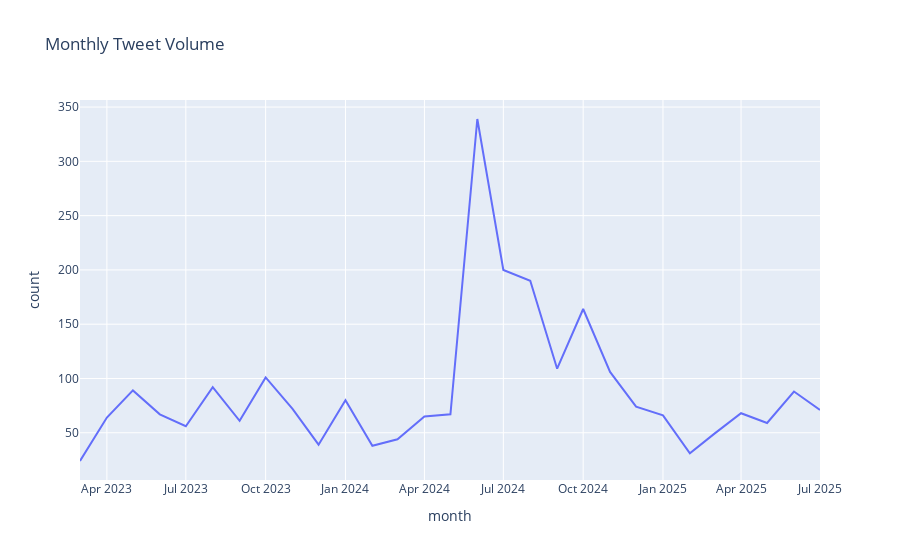

Notebook source saved alongside this figure:
### Code cell
import plotly.express as px
fig = px.line(monthly_counts, x='month', y='count', title='Monthly Tweet Volume')
fig.show()

### Figure 1 — Plotly figure (JSON) as saved in the notebook; plotly's stock layout.template omitted (floating-point values rounded to 4 significant figures)
{"data": [{"hovertemplate": "month=%{x}<br>count=%{y}<extra></extra>", "legendgroup": "", "line": {"color": "#636efa", "dash": "solid"}, "mode": "lines", "name": "", "orientation": "v", "showlegend": false, "type": "scatter", "x": ["2023-03", "2023-04", "2023-05", "2023-06", "2023-07", "2023-08", "2023-09", "2023-10", "2023-11", "2023-12", "2024-01", "2024-02", "2024-03", "2024-04", "2024-05", "2024-06", "2024-07", "2024-08", "2024-09", "2024-10", "2024-11", "2024-12", "2025-01", "2025-02", "2025-03", "2025-04", "2025-05", "2025-06", "2025-07"], "xaxis": "x", "y": [24, 64, 89, 67, 56, 92, 61, 101, 72, 39, 80, 38, 44, 65, 67, 339, 200, 190, 109, 164, 106, 74, 66, 31, 49, 68, 59, 88, 71], "yaxis": "y"}], "layout": {"legend": {"tracegroupgap": 0}, "title": {"text": "Monthly Tweet Volume"}, "xaxis": {"anchor": "y", "domain": [0, 1], "title": {"text": "month"}}, "yaxis": {"anchor": "x", "domain": [0, 1], "title": {"text": "count"}}}}
